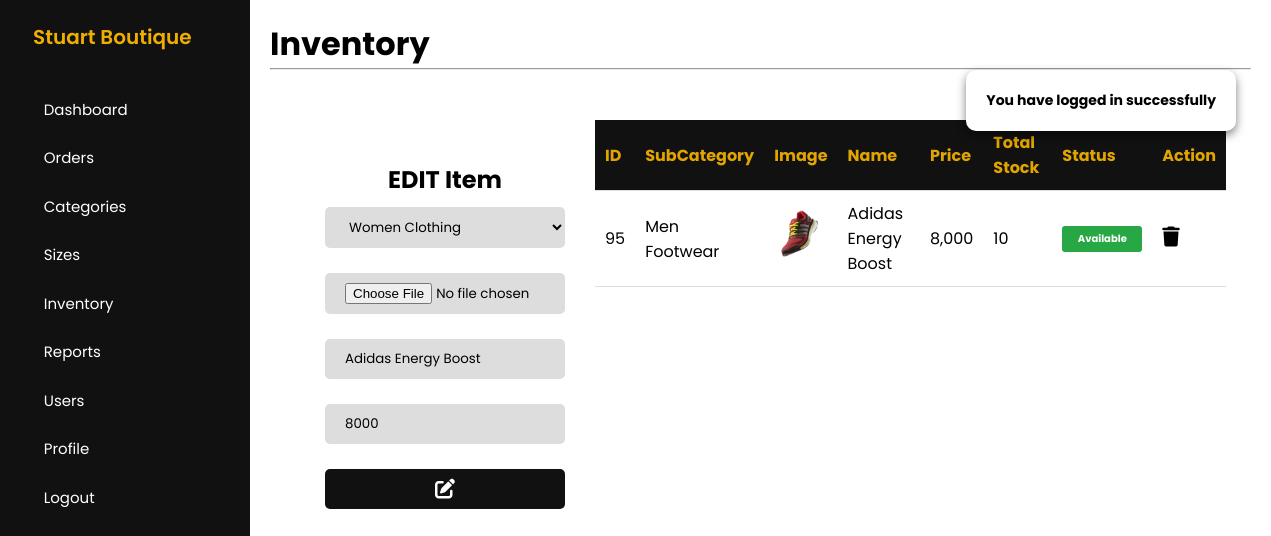
The page /admin/edit-inventory.php?updateID=95 (signed in) on the database as committed earlier.
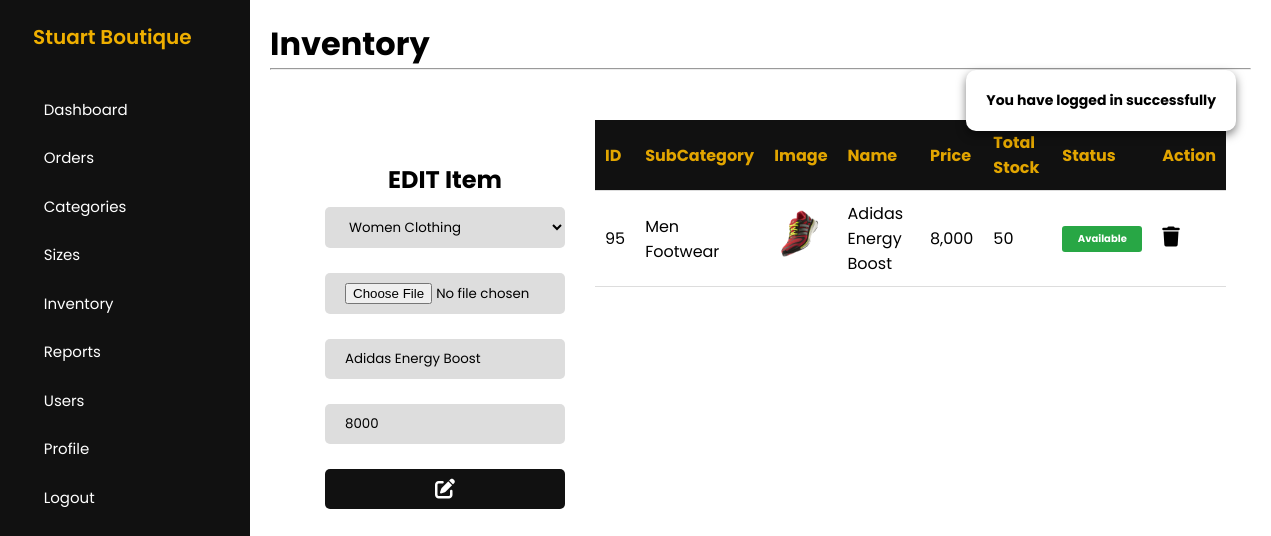
The same page on the database as committed later.
### tables this page shows
CREATE TABLE `inventory` (
  `inventoryID` int(11) NOT NULL,
  `subcategoryID` int(11) NOT NULL,
  `itemImage` varchar(255) NOT NULL,
  `itemName` varchar(255) NOT NULL,
  `itemPrice` int(255) NOT NULL,
  `itemTotalStock` int(255) DEFAULT NULL,
  `itemStatus` enum('Available','Unavailable') NOT NULL DEFAULT 'Unavailable'
);

CREATE TABLE `subcategories` (
  `subcategoryID` int(11) NOT NULL,
  `subcategoryName` varchar(255) NOT NULL,
  `categoryID` int(11) NOT NULL
);

### config/DatabaseConnection.php (called while the page is built, shortened)
<?php
    class DatabaseConnection
    {
        public function __construct()
        {
            $this->conn = new mysqli(HOSTNAME,USERNAME,PASSWORD,DATABASE);
        }
    }
?>

### admin/controllers/InventoryController.php (called while the page is built, shortened)
<?php
    class InventoryController
    {
        private $conn;
        public function __construct()
        {
            $db = new DatabaseConnection;
            $this->conn = $db->conn;
        }
        public function rows($row)
        {
            return $data = [
                'id' => $row['inventoryID'],
                'subcategoryID' => $row['subcategoryID'],
                'subcategoryName' => $row['subcategoryName'],
                'image' => $row['itemImage'],
                'name' => $row['itemName'],
                'price'=> $row['itemPrice'],
                'totalStock'=> $row['itemTotalStock'],
                'status'=> $row['itemStatus']
            ];
        }
        public function exact($updateID)
        {
            $checkDataQuery = "
                SELECT inventory.*, subcategories.subcategoryName
                FROM inventory
                INNER JOIN subcategories
                ON inventory.subcategoryID = subcategories.subcategoryID
                WHERE inventoryID='$updateID'
                LIMIT 1
            ";
            $result = $this->conn->query($checkDataQuery);
            if($result->num_rows == 1){
                return $result;
            }else{
                return false;
            }
        }
        public function getExact($id)
        {
            $getDataQuery = "
                SELECT inventory.*, subcategories.subcategoryName
                FROM inventory
                INNER JOIN subcategories
                ON inventory.subcategoryID = subcategories.subcategoryID
                WHERE inventoryID='$id'
                LIMIT 1
            ";
            $result = $this->conn->query($getDataQuery);
            if($result->num_rows == 1){
                return $result;
            }else{
                return false;
            }
        }
    }
?>

### admin/controllers/SubcategoriesController.php (called while the page is built, shortened)
<?php
    class SubcategoriesController
    {
        private $conn;
        public function __construct()
        {
            $db = new DatabaseConnection;
            $this->conn = $db->conn;
        }
        public function rows($row)
        {
            return $data = [
                'id' => $row['subcategoryID'],
                'name' => $row['subcategoryName'],
                'categoryID' => $row['categoryID'],
                'categoryName' => $row['categoryName']
            ];
        }
        public function get()
        {
            $getDataQuery = "
                SELECT subcategories.*, categories.categoryName
                FROM subcategories
                INNER JOIN categories
                ON subcategories.categoryID = categories.categoryID
            ";
            $result = $this->conn->query($getDataQuery);
            if($result->num_rows > 0){
                return $result;
            }else{
                return false;
            }
        }
    }
?>

### admin/edit-inventory.php (the view, shortened to what the changed rows need)
<?php
    include_once 'controllers/SubcategoriesController.php';
    include_once 'controllers/InventoryController.php';
    $subcategories = new SubcategoriesController;
    $inventory = new InventoryController;
    include 'includes/header.php';
    include 'includes/sidebar.php';
?>
<main>
    <h1>Inventory</h1>
    <div class="whole-container">
        <div class="child-cont" id="form">
            <div class="form-container">
                <h1>EDIT Item</h1>
                <?php
                    if(!isset($_GET['updateID'])){
                        showMessage('Something Went Wrong');
                    }else{
                        $updateID = $_GET['updateID'];
                        $resultExact = $inventory->exact($updateID);
                        if($resultExact){
                            foreach($resultExact as $inventoryRows) :
                                $data = $inventory->rows($inventoryRows);
                ?>
                        <form action="codes/inventory-code.php" method="post" enctype="multipart/form-data">
                            <select name="inputSubCategory">
                                <?php
                                    $resultGet = $subcategories->get();
                                    if(!$resultGet){
                                        showMessage('No Subcategories Found');
                                    }else{
                                        foreach($resultGet as $subcategoriesRows) :
                                            $subcategoriesData = $subcategories->rows($subcategoriesRows);
                                ?>
                                    <option value="<?= $subcategoriesData['id'] ?>">
                                        <?= $subcategoriesData['name'] ?>
                                    </option>
                                <?php
                                        endforeach;
                                    }
                                ?>
                            </select>
                            <br><br>
                            <input type="file" name="inputImage" accept=".jpg, .jpeg, .png" required>
                            <br><br>
                            <input type="text" name="inputName" value="<?= $data['name'] ?>" placeholder="Name" required autofocus>
                            <br><br>
                            <input type="number" min="1" name="inputPrice" value="<?= $data['price'] ?>" placeholder="Price" required>
                            <button type="submit" name="update-button">
                                <i class="fa-solid fa-pen-to-square"></i>
                            </button>
                        </form>
                <?php
                            endforeach;
                        }else{
                            showMessage('No Record Found');
                        }
                ?>
            </div>
        </div>
        <div class="table-container">
            <div class="scroll-table">
                <table class="child-table">
                    <thead>
                        <tr>
                            <th>ID</th>
                            <th>SubCategory</th>
                            <th>Image</th>
                            <th>Name</th>
                            <th>Price</th>
                            <th>Total Stock</th>
                            <th>Status</th>
                            <th>Action</th>
                        </tr>
                    </thead>
                    <tbody>
                        <?php
                            $resultGetExact = $inventory->getExact($updateID);
                            if(!$resultGetExact){
                                showMessage('No Inventory Record Found');
                            }else{
                                foreach($resultGetExact as $inventoryRows) :
                                    $data = $inventory->rows($inventoryRows);
                        ?>
                        <tr>
                            <td>
                                <?= $data['id'] ?>
                            </td>
                            <td>
                                <?= $data['subcategoryName'] ?>
                            </td>
                            <td>
                                <img src="../images/<?= $data['image'] ?>" width="50" title="<?= $data['image'] ?>">
                            </td>
                            <td>
                                <?= $data['name'] ?>
                            </td>
                            <td>
                                <?= number_format($data['price']) ?>
                            </td>
                            <td>
                                <?= $data['totalStock'] ?>
                            </td>
                            <td>
                                <p class="stock-status <?= ($data['status'] == 'Available') ? 'available' : 'unavailable'; ?>">
                                    <?= $data['status'] ?>
                                </p>
                            </td>
                            <td>
                            <div class="a-cont">
                                    <form action="codes/inventory-code.php" method="post" class="form">
                                        <button type="submit" name="delete-button" value="<?= $data['id'] ?>" class="delete-button">
                                            <i class="fa-solid fa-trash"></i>
                                        </button>
                                    </form>
                                </div>
                            </td>
                        </tr>
                        <?php
                                endforeach;
                            }
                        }
                        ?>
                    </tbody>
                </table>
            </div>
        </div>
    </div>
</main>
<?php include 'includes/footer.php'; ?>

Rows that differ between the two databases and show on the page:
changed inventory "Adidas Energy Boost": itemTotalStock "10" → "50"
